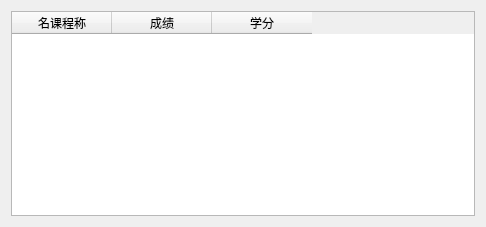
<?xml version="1.0" encoding="UTF-8"?>
<ui version="4.0">
 <class>Form</class>
 <widget class="QWidget" name="Form">
  <property name="geometry">
   <rect>
    <x>0</x>
    <y>0</y>
    <width>486</width>
    <height>227</height>
   </rect>
  </property>
  <property name="sizeIncrement">
   <size>
    <width>0</width>
    <height>0</height>
   </size>
  </property>
  <property name="baseSize">
   <size>
    <width>0</width>
    <height>0</height>
   </size>
  </property>
  <property name="windowTitle">
   <string>Form</string>
  </property>
  <layout class="QGridLayout" name="gridLayout_3">
   <item row="0" column="0">
    <layout class="QVBoxLayout" name="verticalLayout_2">
     <item>
      <widget class="QTableWidget" name="TestResult">
       <property name="enabled">
        <bool>true</bool>
       </property>
       <property name="sizePolicy">
        <sizepolicy hsizetype="Expanding" vsizetype="Expanding">
         <horstretch>0</horstretch>
         <verstretch>0</verstretch>
        </sizepolicy>
       </property>
       <property name="maximumSize">
        <size>
         <width>16777215</width>
         <height>16777215</height>
        </size>
       </property>
       <property name="sizeIncrement">
        <size>
         <width>548</width>
         <height>780</height>
        </size>
       </property>
       <column>
        <property name="text">
         <string>名课程称</string>
        </property>
       </column>
       <column>
        <property name="text">
         <string>成绩</string>
        </property>
       </column>
       <column>
        <property name="text">
         <string>学分</string>
        </property>
       </column>
      </widget>
     </item>
    </layout>
   </item>
  </layout>
 </widget>
 <resources/>
 <connections/>
</ui>
